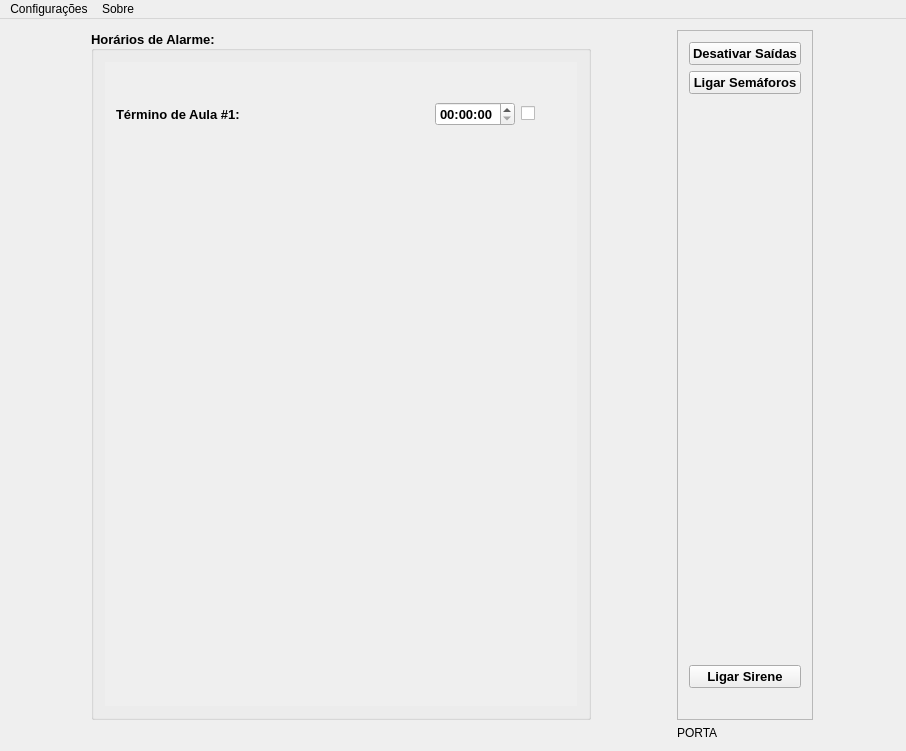
<?xml version="1.0" encoding="UTF-8"?>
<ui version="4.0">
 <class>MainWindow</class>
 <widget class="QMainWindow" name="MainWindow">
  <property name="geometry">
   <rect>
    <x>0</x>
    <y>0</y>
    <width>906</width>
    <height>751</height>
   </rect>
  </property>
  <property name="windowTitle">
   <string>Auto Semáforo</string>
  </property>
  <property name="windowIcon">
   <iconset resource="res.qrc">
    <normaloff>:/imagens/icon.ico</normaloff>:/imagens/icon.ico</iconset>
  </property>
  <widget class="QWidget" name="centralWidget">
   <layout class="QGridLayout" name="gridLayout_2">
    <item row="0" column="0">
     <widget class="QGroupBox" name="groupBox">
      <property name="minimumSize">
       <size>
        <width>400</width>
        <height>0</height>
       </size>
      </property>
      <property name="maximumSize">
       <size>
        <width>500</width>
        <height>16777215</height>
       </size>
      </property>
      <property name="font">
       <font>
        <pointsize>10</pointsize>
        <weight>75</weight>
        <bold>true</bold>
       </font>
      </property>
      <property name="layoutDirection">
       <enum>Qt::LeftToRight</enum>
      </property>
      <property name="title">
       <string>Horários de Alarme: </string>
      </property>
      <property name="alignment">
       <set>Qt::AlignLeading|Qt::AlignLeft|Qt::AlignVCenter</set>
      </property>
      <property name="flat">
       <bool>true</bool>
      </property>
      <layout class="QGridLayout" name="gridLayout">
       <item row="0" column="0">
        <widget class="QScrollArea" name="scrollArea">
         <property name="frameShape">
          <enum>QFrame::NoFrame</enum>
         </property>
         <property name="widgetResizable">
          <bool>true</bool>
         </property>
         <widget class="QWidget" name="scrollAreaWidgetContents">
          <property name="geometry">
           <rect>
            <x>0</x>
            <y>0</y>
            <width>476</width>
            <height>635</height>
           </rect>
          </property>
          <layout class="QVBoxLayout" name="verticalLayout_ScrollArea">
           <item>
            <layout class="QHBoxLayout" name="horizontalLayout_addButton">
             <item alignment="Qt::AlignRight">
              <widget class="QPushButton" name="addTimer_pushButton">
               <property name="maximumSize">
                <size>
                 <width>25</width>
                 <height>25</height>
                </size>
               </property>
               <property name="font">
                <font>
                 <pointsize>10</pointsize>
                 <weight>75</weight>
                 <bold>true</bold>
                </font>
               </property>
               <property name="icon">
                <iconset resource="res.qrc">
                 <normaloff>:/imagens/edit_add.ico</normaloff>:/imagens/edit_add.ico</iconset>
               </property>
               <property name="flat">
                <bool>true</bool>
               </property>
              </widget>
             </item>
            </layout>
           </item>
           <item>
            <layout class="QHBoxLayout" name="horizontalLayout_Timer_1">
             <item alignment="Qt::AlignLeft">
              <widget class="QLabel" name="timerName_Label">
               <property name="font">
                <font>
                 <pointsize>10</pointsize>
                 <weight>75</weight>
                 <bold>true</bold>
                </font>
               </property>
               <property name="text">
                <string>Término de Aula #1: </string>
               </property>
              </widget>
             </item>
             <item>
              <spacer name="horizontalSpacer">
               <property name="orientation">
                <enum>Qt::Horizontal</enum>
               </property>
               <property name="sizeHint" stdset="0">
                <size>
                 <width>40</width>
                 <height>20</height>
                </size>
               </property>
              </spacer>
             </item>
             <item alignment="Qt::AlignRight">
              <widget class="QTimeEdit" name="timeEdit">
               <property name="font">
                <font>
                 <pointsize>10</pointsize>
                 <weight>75</weight>
                 <bold>true</bold>
                </font>
               </property>
               <property name="displayFormat">
                <string>hh:mm:ss</string>
               </property>
              </widget>
             </item>
             <item alignment="Qt::AlignRight">
              <widget class="QCheckBox" name="enabled_checkBox_Timer">
               <property name="text">
                <string/>
               </property>
              </widget>
             </item>
             <item alignment="Qt::AlignRight">
              <widget class="QPushButton" name="deleteTimer_pushButton">
               <property name="maximumSize">
                <size>
                 <width>25</width>
                 <height>25</height>
                </size>
               </property>
               <property name="font">
                <font>
                 <pointsize>10</pointsize>
                 <weight>75</weight>
                 <bold>true</bold>
                </font>
               </property>
               <property name="icon">
                <iconset resource="res.qrc">
                 <normaloff>:/imagens/delete.ico</normaloff>:/imagens/delete.ico</iconset>
               </property>
               <property name="flat">
                <bool>true</bool>
               </property>
              </widget>
             </item>
            </layout>
           </item>
           <item>
            <spacer name="scrollArea_verticalSpacer">
             <property name="orientation">
              <enum>Qt::Vertical</enum>
             </property>
             <property name="sizeHint" stdset="0">
              <size>
               <width>20</width>
               <height>40</height>
              </size>
             </property>
            </spacer>
           </item>
          </layout>
         </widget>
        </widget>
       </item>
      </layout>
     </widget>
    </item>
    <item row="0" column="1">
     <widget class="QFrame" name="frame_11">
      <property name="sizePolicy">
       <sizepolicy hsizetype="Fixed" vsizetype="Preferred">
        <horstretch>0</horstretch>
        <verstretch>0</verstretch>
       </sizepolicy>
      </property>
      <property name="frameShape">
       <enum>QFrame::StyledPanel</enum>
      </property>
      <property name="frameShadow">
       <enum>QFrame::Raised</enum>
      </property>
      <layout class="QVBoxLayout" name="verticalLayout">
       <item>
        <widget class="QPushButton" name="pushButton_2">
         <property name="font">
          <font>
           <pointsize>10</pointsize>
           <weight>75</weight>
           <bold>true</bold>
          </font>
         </property>
         <property name="text">
          <string>Desativar Saídas</string>
         </property>
        </widget>
       </item>
       <item>
        <widget class="QPushButton" name="pushButton_14">
         <property name="font">
          <font>
           <pointsize>10</pointsize>
           <weight>75</weight>
           <bold>true</bold>
          </font>
         </property>
         <property name="text">
          <string>Ligar Semáforos</string>
         </property>
        </widget>
       </item>
       <item>
        <spacer name="verticalSpacer_2">
         <property name="orientation">
          <enum>Qt::Vertical</enum>
         </property>
         <property name="sizeHint" stdset="0">
          <size>
           <width>20</width>
           <height>40</height>
          </size>
         </property>
        </spacer>
       </item>
       <item>
        <widget class="QLabel" name="semaforo">
         <property name="maximumSize">
          <size>
           <width>220</width>
           <height>177</height>
          </size>
         </property>
         <property name="pixmap">
          <pixmap resource="res.qrc">:/imagens/offoffon.png</pixmap>
         </property>
         <property name="scaledContents">
          <bool>true</bool>
         </property>
        </widget>
       </item>
       <item>
        <spacer name="verticalSpacer">
         <property name="orientation">
          <enum>Qt::Vertical</enum>
         </property>
         <property name="sizeHint" stdset="0">
          <size>
           <width>20</width>
           <height>40</height>
          </size>
         </property>
        </spacer>
       </item>
       <item>
        <widget class="QPushButton" name="pushButton_11">
         <property name="font">
          <font>
           <pointsize>10</pointsize>
           <weight>75</weight>
           <bold>true</bold>
          </font>
         </property>
         <property name="text">
          <string>Ligar Sirene</string>
         </property>
        </widget>
       </item>
       <item>
        <widget class="QLabel" name="label_sirene">
         <property name="maximumSize">
          <size>
           <width>70</width>
           <height>50</height>
          </size>
         </property>
         <property name="pixmap">
          <pixmap resource="res.qrc">:/imagens/sireneon.png</pixmap>
         </property>
         <property name="scaledContents">
          <bool>true</bool>
         </property>
        </widget>
       </item>
      </layout>
     </widget>
    </item>
    <item row="1" column="1">
     <widget class="QLabel" name="label_porta">
      <property name="text">
       <string>PORTA</string>
      </property>
     </widget>
    </item>
   </layout>
  </widget>
  <widget class="QMenuBar" name="menuBar">
   <property name="geometry">
    <rect>
     <x>0</x>
     <y>0</y>
     <width>906</width>
     <height>26</height>
    </rect>
   </property>
   <widget class="QMenu" name="menuConfigura_es">
    <property name="title">
     <string>Configurações</string>
    </property>
    <addaction name="actionIntervalos"/>
   </widget>
   <widget class="QMenu" name="menuSobre">
    <property name="title">
     <string>Sobre</string>
    </property>
    <addaction name="actionSobre"/>
    <addaction name="actionSobreQt"/>
   </widget>
   <addaction name="menuConfigura_es"/>
   <addaction name="menuSobre"/>
  </widget>
  <action name="actionIntervalos">
   <property name="text">
    <string>Portas e Intervalos</string>
   </property>
  </action>
  <action name="actionSobre">
   <property name="text">
    <string>Auto Semáforo</string>
   </property>
  </action>
  <action name="actionSobreQt">
   <property name="text">
    <string>Qt</string>
   </property>
  </action>
 </widget>
 <layoutdefault spacing="6" margin="11"/>
 <resources>
  <include location="res.qrc"/>
 </resources>
 <connections/>
</ui>
